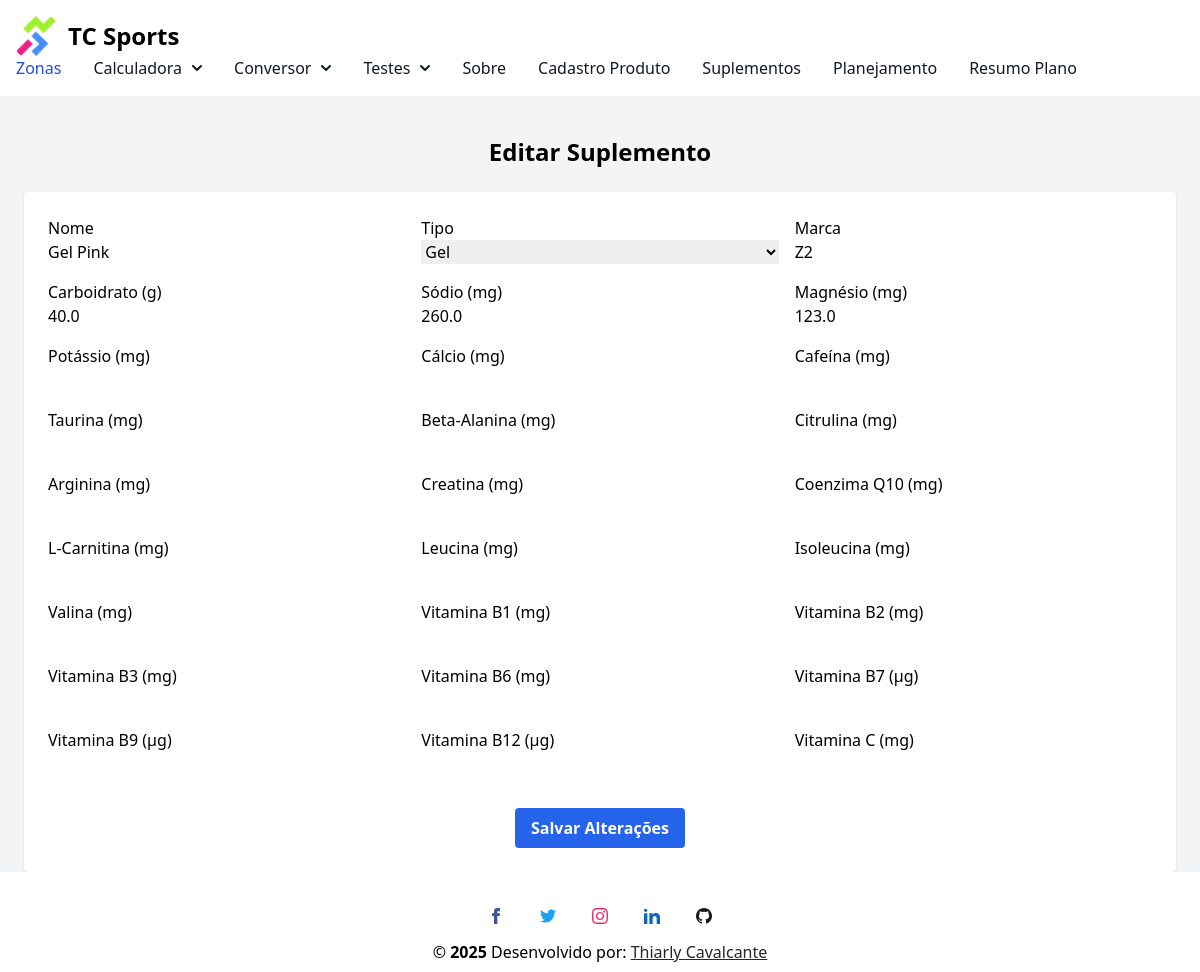
The page /suplementos/editar/2 on the database its author committed.
### conversor/models.py (models this page shows, shortened)
class Suplemento(database.Model):
    __tablename__ = 'suplementos'
    id = database.Column(database.Integer, primary_key=True)
    nome = database.Column(database.String(100), nullable=False)
    tipo = database.Column(database.String(50), nullable=False)  # ex: Gel, Garrafa, Cápsula
    marca = database.Column(database.String(50))
    carbo = database.Column(database.Float)
    sodio = database.Column(database.Float)
    magnesio = database.Column(database.Float)
    potassio = database.Column(database.Float)
    calcio = database.Column(database.Float)
    cafeina = database.Column(database.Float)
    taurina = database.Column(database.Float)
    beta_alanina = database.Column(database.Float)
    citrulina = database.Column(database.Float)
    creatina = database.Column(database.Float)
    coq10 = database.Column(database.Float)
    carnitina = database.Column(database.Float)
    leucina = database.Column(database.Float)
    isoleucina = database.Column(database.Float)
    valina = database.Column(database.Float)
    arginina = database.Column(database.Float)
    vit_b1 = database.Column(database.Float)
    vit_b2 = database.Column(database.Float)
    vit_b3 = database.Column(database.Float)
    vit_b6 = database.Column(database.Float)
    vit_b7 = database.Column(database.Float)
    vit_b9 = database.Column(database.Float)
    vit_b12 = database.Column(database.Float)
    vit_c = database.Column(database.Float)

### conversor/router.py (the view)
@app.route('/suplementos/editar/<int:id>', methods=['GET', 'POST'])
def editar_suplemento(id):
    suplemento = Suplemento.query.get_or_404(id)
    form = SuplementoForm(obj=suplemento)
    if form.validate_on_submit():
        form.populate_obj(suplemento)
        database.session.commit()
        flash('Suplemento editado com sucesso!', 'success')
        return redirect(url_for('listar_suplementos'))
    return render_template('editar_suplemento.html', form=form, suplemento=suplemento)

### conversor/templates/editar_suplemento.html (shortened to what this page needs)
{% extends "base.html" %}
{% block content %}
<div class="max-w-6xl mx-auto mt-10">
  <h1 class="text-2xl font-bold text-center mb-6">Editar Suplemento</h1>
  <form method="POST" class="grid grid-cols-3 gap-4 bg-white p-6 rounded shadow">
    <div class="col-span-1">{{ form.nome.label }} {{ form.nome(class="w-full") }}</div>
    <div class="col-span-1">{{ form.tipo.label }} {{ form.tipo(class="w-full") }}</div>
    <div class="col-span-1">{{ form.marca.label }} {{ form.marca(class="w-full") }}</div>
    <div>{{ form.carbo.label }} {{ form.carbo(class="w-full") }}</div>
    <div>{{ form.sodio.label }} {{ form.sodio(class="w-full") }}</div>
    <div>{{ form.magnesio.label }} {{ form.magnesio(class="w-full") }}</div>
    <div>{{ form.potassio.label }} {{ form.potassio(class="w-full") }}</div>
    <div>{{ form.calcio.label }} {{ form.calcio(class="w-full") }}</div>
    <div>{{ form.cafeina.label }} {{ form.cafeina(class="w-full") }}</div>
    <div>{{ form.taurina.label }} {{ form.taurina(class="w-full") }}</div>
    <div>{{ form.beta_alanina.label }} {{ form.beta_alanina(class="w-full") }}</div>
    <div>{{ form.citrulina.label }} {{ form.citrulina(class="w-full") }}</div>
    <div>{{ form.arginina.label }} {{ form.arginina(class="w-full") }}</div>
    <div>{{ form.creatina.label }} {{ form.creatina(class="w-full") }}</div>
    <div>{{ form.coq10.label }} {{ form.coq10(class="w-full") }}</div>
    <div>{{ form.carnitina.label }} {{ form.carnitina(class="w-full") }}</div>
    <div>{{ form.leucina.label }} {{ form.leucina(class="w-full") }}</div>
    <div>{{ form.isoleucina.label }} {{ form.isoleucina(class="w-full") }}</div>
    <div>{{ form.valina.label }} {{ form.valina(class="w-full") }}</div>
    <div>{{ form.vit_b1.label }} {{ form.vit_b1(class="w-full") }}</div>
    <div>{{ form.vit_b2.label }} {{ form.vit_b2(class="w-full") }}</div>
    <div>{{ form.vit_b3.label }} {{ form.vit_b3(class="w-full") }}</div>
    <div>{{ form.vit_b6.label }} {{ form.vit_b6(class="w-full") }}</div>
    <div>{{ form.vit_b7.label }} {{ form.vit_b7(class="w-full") }}</div>
    <div>{{ form.vit_b9.label }} {{ form.vit_b9(class="w-full") }}</div>
    <div>{{ form.vit_b12.label }} {{ form.vit_b12(class="w-full") }}</div>
    <div>{{ form.vit_c.label }} {{ form.vit_c(class="w-full") }}</div>
    <div class="col-span-3 text-center mt-4">
      <button type="submit" class="bg-blue-600 hover:bg-blue-700 text-white font-bold py-2 px-4 rounded">
        Salvar Alterações
      </button>
    </div>
  </form>
</div>
{% endblock %}

### conversor/static/css/style.css (style rules this page uses)
html { height: 100%; }
body { display: flex; flex-direction: column; min-height: 100vh; margin: 0; }

### rows shown on the page
Suplemento: nome "Gel Pink", tipo "Gel", marca "Z2", carbo "40.0", sodio "260.0", magnesio "123.0"
